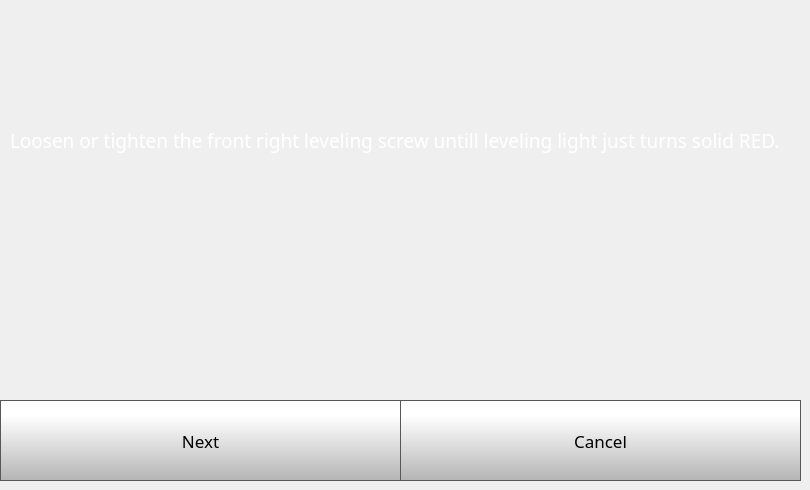
    <widget class="QWidget" name="quickStep2Page">
     <widget class="QPushButton" name="quickStep2NextButton">
      <property name="geometry">
       <rect>
        <x>0</x>
        <y>400</y>
        <width>401</width>
        <height>81</height>
       </rect>
      </property>
      <property name="font">
       <font>
        <family>Gotham</family>
        <pointsize>13</pointsize>
       </font>
      </property>
      <property name="styleSheet">
       <string notr="true">QPushButton {
     border: 1px solid rgb(87, 87, 87);
	background-color: qlineargradient(spread:pad, x1:0, y1:1, x2:0, y2:0.188, stop:0 rgba(180, 180, 180, 255), stop:1 rgba(255, 255, 255, 255));


}

QPushButton:pressed {
    background-color: qlineargradient(x1: 0, y1: 0, x2: 0, y2: 1,
                                      stop: 0 #dadbde, stop: 1 #f6f7fa);
}

QPushButton:flat {
    border: none; /* no border for a flat push button */
}

QPushButton:default {
    border-color: navy; /* make the default button prominent */
}

QPushButton:focus {
	outline: none;
}</string>
      </property>
      <property name="text">
       <string>Next</string>
      </property>
      <property name="iconSize">
       <size>
        <width>40</width>
        <height>40</height>
       </size>
      </property>
     </widget>
     <widget class="QPushButton" name="quickStep2CancelButton">
      <property name="geometry">
       <rect>
        <x>400</x>
        <y>400</y>
        <width>401</width>
        <height>81</height>
       </rect>
      </property>
      <property name="font">
       <font>
        <family>Gotham</family>
        <pointsize>13</pointsize>
       </font>
      </property>
      <property name="styleSheet">
       <string notr="true">QPushButton {
     border: 1px solid rgb(87, 87, 87);
	background-color: qlineargradient(spread:pad, x1:0, y1:1, x2:0, y2:0.188, stop:0 rgba(180, 180, 180, 255), stop:1 rgba(255, 255, 255, 255));


}

QPushButton:pressed {
    background-color: qlineargradient(x1: 0, y1: 0, x2: 0, y2: 1,
                                      stop: 0 #dadbde, stop: 1 #f6f7fa);
}

QPushButton:flat {
    border: none; /* no border for a flat push button */
}

QPushButton:default {
    border-color: navy; /* make the default button prominent */
}

QPushButton:focus {
	outline: none;
}</string>
      </property>
      <property name="text">
       <string>Cancel</string>
      </property>
      <property name="iconSize">
       <size>
        <width>40</width>
        <height>40</height>
       </size>
      </property>
     </widget>
     <widget class="QLabel" name="calibrateLabel_7">
      <property name="geometry">
       <rect>
        <x>10</x>
        <y>10</y>
        <width>781</width>
        <height>261</height>
       </rect>
      </property>
      <property name="font">
       <font>
        <family>Gotham</family>
        <pointsize>14</pointsize>
        <weight>50</weight>
        <bold>false</bold>
       </font>
      </property>
      <property name="styleSheet">
       <string notr="true">color: rgb(255, 255, 255);</string>
      </property>
      <property name="text">
       <string>Loosen or tighten the front right leveling screw untill leveling light just turns solid RED.</string>
      </property>
      <property name="wordWrap">
       <bool>true</bool>
      </property>
     </widget>
    </widget>
